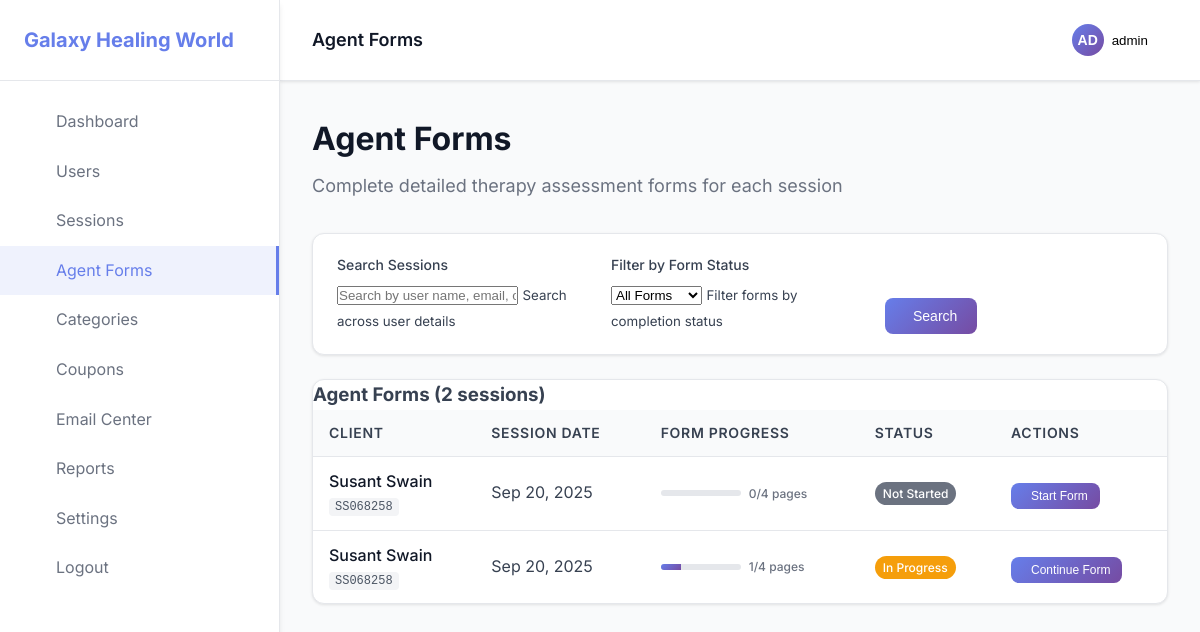
Page /admin/agent-forms.php (signed in) on the earlier database version.
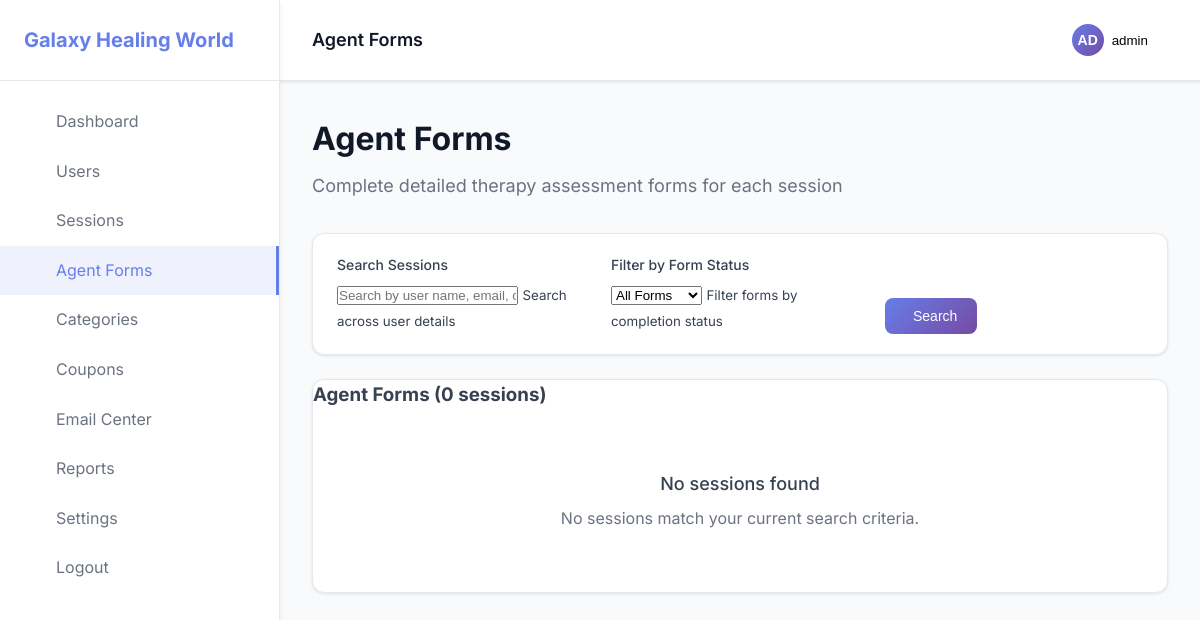
Same page on the later database version.
### tables this page shows
CREATE TABLE sessions (
                id INTEGER PRIMARY KEY AUTOINCREMENT,
                user_id INTEGER NOT NULL,
                appointment_date DATETIME,
                contact_method VARCHAR(50),
                purpose_of_contact TEXT,
                exact_query TEXT,
                management_plan TEXT,
                query_status VARCHAR(20) DEFAULT 'open',
                refer_to VARCHAR(10) DEFAULT 'no',
                consultant_name VARCHAR(255),
                purpose_of_referral TEXT,
                next_appointment_date DATETIME,
                final_result TEXT,
                service_satisfaction INTEGER,
                result_date DATE,
                result_method VARCHAR(50),
                cancelled TINYINT DEFAULT 0,
                created_at DATETIME DEFAULT CURRENT_TIMESTAMP,
                updated_at DATETIME DEFAULT CURRENT_TIMESTAMP,
                FOREIGN KEY (user_id) REFERENCES users(id)
            );

### admin/agent-forms.php (the view, shortened to what the changed rows need)
<?php
$db = Database::getInstance();
$pdo = $db->getConnection();
$page = max(1, intval($_GET['page'] ?? 1));
$per_page = 20;
$offset = ($page - 1) * $per_page;
$where_conditions = ['s.cancelled = 0'];
$params = [];
$where_clause = 'WHERE ' . implode(' AND ', $where_conditions);
$count_query = "
    SELECT COUNT(*) as total
    FROM sessions s
    JOIN users u ON s.user_id = u.id
    $where_clause
";
$stmt = $pdo->prepare($count_query);
$stmt->execute($params);
$total_sessions = $stmt->fetch()['total'];
$query = "
    SELECT s.*, u.name as user_name, u.email as user_email, u.client_id, u.mobile,
           (SELECT COUNT(*) FROM agent_forms af WHERE af.session_id = s.id) as form_pages_count,
           (SELECT COUNT(*) FROM agent_forms af WHERE af.session_id = s.id AND af.completed = 1) as completed_pages_count
    FROM sessions s
    JOIN users u ON s.user_id = u.id
    $where_clause
    ORDER BY s.created_at DESC
    LIMIT $per_page OFFSET $offset
";
$stmt = $pdo->prepare($query);
$stmt->execute($params);
$sessions = $stmt->fetchAll();
?>
<!DOCTYPE html>
<html lang="en">
<head>
    <link rel="stylesheet" href="../assets/css/admin.css">
    <link rel="stylesheet" href="https://cdn.jsdelivr.net/npm/feather-icons@4.28.0/feather.min.css">
</head>
<body>
    <div class="admin-layout">
        <div class="admin-content">
            <main class="main-content">
                <div class="page-header">
                    <h1>Agent Forms</h1>
                </div>
                <div class="table-container">
                    <div class="table-header">
                        <h3>Agent Forms (<?php echo number_format($total_sessions); ?> sessions)</h3>
                    </div>
                    <?php if (empty($sessions)): ?>
                        <div class="empty-state" role="status" aria-live="polite">
                            <h3>No sessions found</h3>
                            <p>No sessions match your current search criteria.</p>
                        </div>
                    <?php else: ?>
                        <div class="table-responsive">
                            <table class="table" role="table" aria-label="Agent forms list">
                                <thead>
                                    <tr>
                                        <th scope="col">Client</th>
                                        <th scope="col">Session Date</th>
                                        <th scope="col">Form Progress</th>
                                        <th scope="col">Status</th>
                                        <th scope="col" aria-label="Actions">Actions</th>
                                    </tr>
                                </thead>
                                <tbody>
                                    <?php foreach ($sessions as $session): ?>
                                        <?php
                                        $progress = 0;
                                        $status = 'Not Started';
                                        $statusClass = 'status-not-started';
                                        if ($session['form_pages_count'] > 0) {
                                            $progress = ($session['completed_pages_count'] / 4) * 100;
                                            if ($session['completed_pages_count'] == 4) {
                                                $status = 'Completed';
                                                $statusClass = 'status-completed';
                                            } else {
                                                $status = 'In Progress';
                                                $statusClass = 'status-in-progress';
                                            }
                                        }
                                        ?>
                                        <tr>
                                            <td>
                                                <div class="client-info">
                                                    <div class="client-name"><?php echo htmlspecialchars($session['user_name']); ?></div>
                                                    <div class="client-id">
                                                        <code><?php echo htmlspecialchars($session['client_id']); ?></code>
                                                    </div>
                                                </div>
                                            </td>
                                            <td>
                                                <time datetime="<?php echo $session['created_at']; ?>">
                                                    <?php echo date('M j, Y', strtotime($session['created_at'])); ?>
                                                </time>
                                            </td>
                                            <td>
                                                <div class="progress-info">
                                                    <div class="progress-bar">
                                                        <div class="progress-fill" style="width: <?php echo $progress; ?>%"></div>
                                                    </div>
                                                    <span class="progress-text"><?php echo $session['completed_pages_count']; ?>/4 pages</span>
                                                </div>
                                            </td>
                                            <td>
                                                <span class="status-badge <?php echo $statusClass; ?>"
                                                      aria-label="Form status: <?php echo $status; ?>">
                                                    <?php echo $status; ?>
                                                </span>
                                            </td>
                                            <td>
                                                <div class="action-buttons">
                                                    <button type="button" class="btn btn-small btn-primary"
                                                            onclick="openAgentForm(<?php echo $session['id']; ?>, <?php echo $session['user_id']; ?>)"
                                                            aria-label="Open agent form for <?php echo htmlspecialchars($session['user_name']); ?>">
                                                        <?php echo $session['form_pages_count'] > 0 ? 'Continue' : 'Start'; ?> Form
                                                    </button>
                                                </div>
                                            </td>
                                        </tr>
                                    <?php endforeach; ?>
                                </tbody>
                            </table>
                        </div>
                    <?php endif; ?>
                </div>
            </main>
        </div>
    </div>
</body>
</html>

Differences in the rows shown:
removed sessions: user_name "Susant Swain", client_id "SS068258", created_at "Sep 20, 2025", completed_pages_count "0", status "Not Started"
removed sessions: user_name "Susant Swain", client_id "SS068258", created_at "Sep 20, 2025", $progress 25 (drawn), completed_pages_count "1", status "In Progress", shows "Continue"
Other differences:
$total_sessions: "2" → "0"
text no longer shown: "CLIENT SESSION DATE FORM PROGRESS STATUS ACTIONS"
text now shown: "No sessions found No sessions match your current search criteria."
